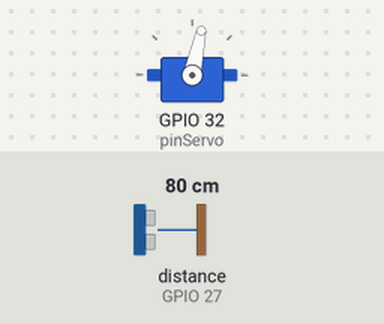
The sketch below on a simulated ESP32. Shown: servo. Wiring (inferred from the names in the program): ultrasonic range finder: trigger GPIO 26; echo GPIO 27. Inputs (shaded band) come from the test bench; at power-on: distance to the obstacle (sensor on GPIO 27) 80 cm. The echo pulse lasts 58.3 µs per cm; WiFi joins after 1.5 s; servers stay silent unless stated; web services answer with replies made up by the test bench; what the sketch prints to the serial monitor is not drawn.

Above: at 2.9 s.
3.0 s: distance to the obstacle (sensor on GPIO 27) set to 34 cm
At 3.36 s:
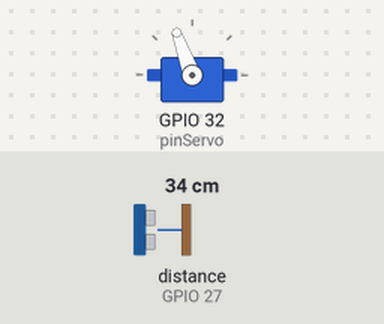
6.5 s: distance to the obstacle (sensor on GPIO 27) set to 28 cm
At 7.2 s:
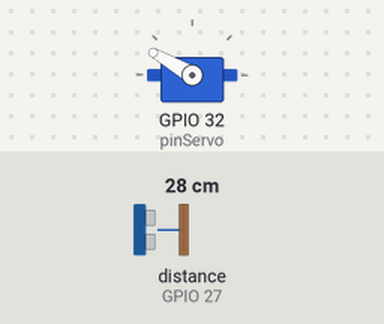
Timing chart, 0 to 16.2 s (numbered marks = the images above; inputs shaded):
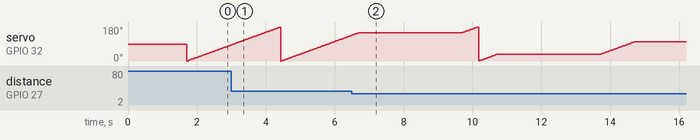

The sketch:

codigoservo.ino
```cpp
#include <WiFi.h>
#include <HTTPClient.h>
#include <UrlEncode.h>
#include <ESP32Servo.h>

const char* ssid = "Pedro"; //wifi
const char* password = "Pedro132"; //senha

String numeroTelefone = "558192483689"; //número do telefone que receberá os alertass
String apikey = "1308594";

const int trigPin = 26;
const int echoPin = 27;

Servo meuServo;
int pinServo = 32;
int angulo = 0;

unsigned long previousMillis = 0; // Variável para controle do tempo
unsigned long intervalo = 15;      // Intervalo entre os movimentos do servo (ms)
unsigned long intervaloDistancia = 1000; // Intervalo para medir a distância
unsigned long previousMillisDistancia = 0; // Última vez que a distância foi medida

unsigned long previousMillisPausa = 0; // Variável para controle da pausa
bool objetoDetectado = false; // Flag para indicar se o objeto foi detectado

void sendMessage(String message) {
  // Dados a serem enviados com HTTP POST
  String url = "http://api.callmebot.com/whatsapp.php?phone=" + numeroTelefone + "&apikey=" + apikey + "&text=" + urlEncode(message);
  WiFiClient client;
  HTTPClient http;
  http.begin(client, url);


  http.addHeader("Content-Type", "application/x-www-form-urlencoded");

  // Enviar requisição HTTP POST
  int httpResponseCode = http.POST(url);

  // Verificar resposta
  if (httpResponseCode == 200) {
    Serial.println("Mensagem enviada com sucesso");
  } else {
    Serial.print("Erro no envio da mensagem. Código de resposta HTTP: ");
    Serial.println(httpResponseCode);
    String response = http.getString();
    Serial.println("Resposta da API: ");
    Serial.println(response);
  }
  http.end();
}

// Função para medir a distância usando o sensor HC-SR04
long measureDistance() {
  digitalWrite(trigPin, LOW);
  delayMicroseconds(2);
  digitalWrite(trigPin, HIGH);
  delayMicroseconds(10);
  digitalWrite(trigPin, LOW);

  long duration = pulseIn(echoPin, HIGH);
  long distance = (duration * 0.034) / 2; // Cálculo da distância em cm
  return distance;
}

void setup() {
  Serial.begin(115200);
  pinMode(trigPin, OUTPUT);
  pinMode(echoPin, INPUT);

  meuServo.attach(pinServo); // Configura o pino para o servo

  WiFi.begin(ssid, password);
  Serial.println("Conectando à rede WiFi...");
  while (WiFi.status() != WL_CONNECTED) {
    delay(500);
    Serial.print(".");
  }
  Serial.println("");
  Serial.println("Conectado à rede WiFi com endereço IP: ");
  Serial.println(WiFi.localIP());

  // Envia mensagem ao conectar
  sendMessage("Estamos conectados à rede WiFi!");
}

void loop() {
  unsigned long currentMillis = millis();

  // Verificar a distância de forma periódica
  if (currentMillis - previousMillisDistancia >= intervaloDistancia) {
    previousMillisDistancia = currentMillis;
    long distance = measureDistance(); // Medir a distância
    if (distance < 30 && !objetoDetectado) {
      sendMessage("Um objeto foi detectado a " + String(distance) + " cm.");
      objetoDetectado = true; // Definir que o objeto foi detectado
      previousMillisPausa = currentMillis; // Registrar o tempo da pausa
    }
  }

  // Verificar se o objeto foi detectado e aguardar 3 segundos
  if (objetoDetectado) {
    if (currentMillis - previousMillisPausa >= 3000) { // Espera 3 segundos
      objetoDetectado = false; // Permite que o servo volte a girar
    }
  } else {
    // Movimento crescente do servo sem bloquear
    if (currentMillis - previousMillis >= intervalo) {
      previousMillis = currentMillis;

      // Movimento do servo
      if (angulo <= 180) {
        meuServo.write(angulo); // Define o ângulo
        angulo++; // Aumenta o ângulo
      } else {
        angulo = 0; // Se atingir 180°, volta para 0
      }
    }
  }
}
```

Measured:
- the behaviour switches between 31 and 30 cm on distance to the obstacle (sensor on GPIO 27) (found by bisection; images 1 and 2)
